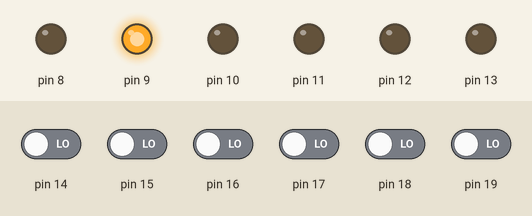
Bench run of a sketch on a simulated Arduino Uno, built with avr-gcc and run on an emulated ATmega328P. On the bench: output pins drawn as LEDs (lit = HIGH). Dashed ring = blinking. Inputs (shaded band) come from the test bench; at power-on: pin 14–19 LOW.

Above: at 2.8 s.
2.9 s: pin 14 driven HIGH
At 3.8 s:
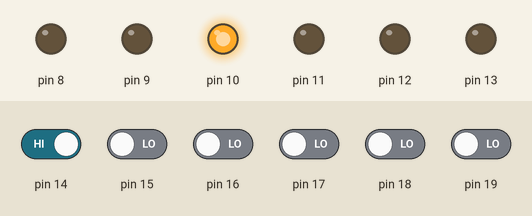
7.0 s: pin 15 driven HIGH
11.1 s: pin 16 driven HIGH
At 12.3 s:
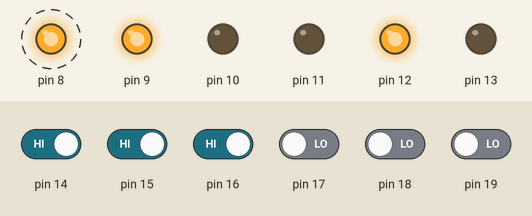
15.2 s: pin 17 driven HIGH
At 16.5 s:
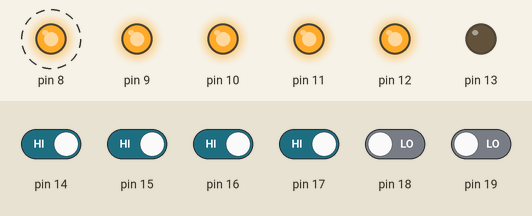
19.3 s: pin 18 driven HIGH
At 20.8 s:
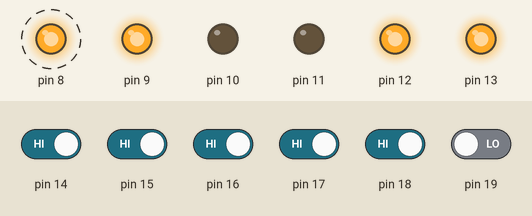
23.4 s: pin 19 driven HIGH
At 24.8 s:
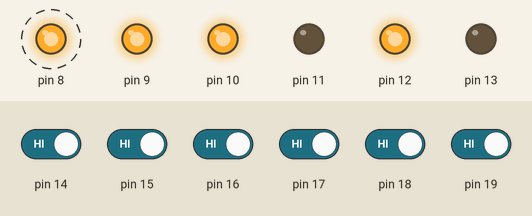
Timing chart, 0 to 31.5 s (numbered marks = the images above; inputs shaded):
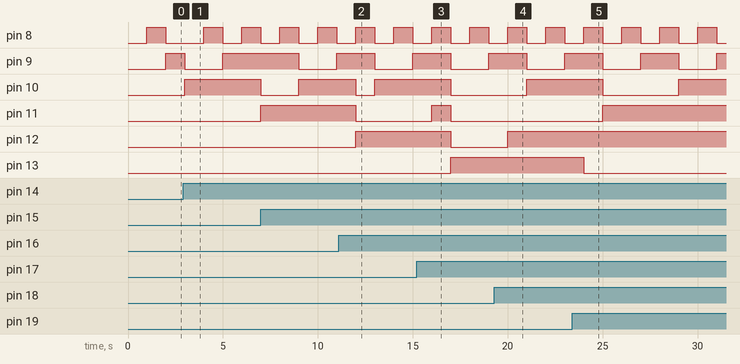

The sketch:

entrenador1_p3.ino
```cpp
// PRÁCTICA #1

// EJERCICIO TRES
// Con una sola indicación se puede declarar al puerto B como salidas

void setup() {
  DDRB = B111111;
}

void loop() {

  // con un ciclo for se va a contar de 1 en 1, desde 0 hasta 63 en binarios
  for (int x = 0; x <= 63; x++) {
  PORTB = PINC+x;
  delay(1000);
  }
}
```

Measured:
- after the input at 2.9 s, pin 10: LOW → HIGH after 0.10 s instead of 1.1 s
- after the input at 11.1 s, pin 10, pin 11: HIGH → LOW after 0.90 s instead of 1.9 s; pin 12: LOW → HIGH after 0.90 s instead of 1.9 s
- after the input at 15.2 s, pin 11: LOW → HIGH after 0.80 s instead of 1.8 s; pin 12: HIGH → LOW after 1.8 s; pin 13: LOW → HIGH after 1.8 s
- after the input at 19.3 s, pin 12: LOW → HIGH after 0.70 s
- after the input at 23.4 s, pin 13: HIGH → LOW after 0.60 s
- by itself, pin 8: alternates HIGH for 1.0 s and LOW for 1.0 s
- by itself, pin 9: alternates HIGH for 2.0 s and LOW for 2.0 s
